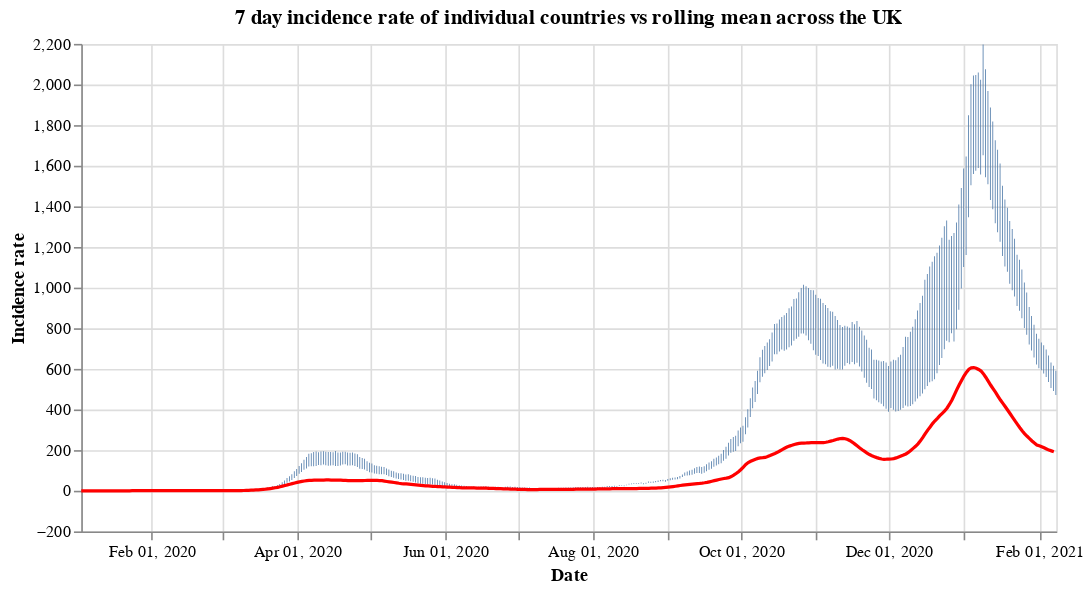

Notebook source saved alongside this figure:
### Code cell
#collapse
countries = uk_cases['areaName'].unique()
countries.sort()

selection = alt.selection_single(
    name='Select',
    fields=['areaName'],
    init={'areaName': 'Wales'},
    bind={'areaName': alt.binding_select(options=countries)}
)

# scatter plot, modify opacity based on selection
bars = alt.Chart(uk_cases).mark_bar().add_selection(
    selection
).encode(
    x=alt.X("yearmonthdate(date):T", axis=alt.Axis(title='Date')),
    y=alt.Y("weeklyCasesRate:Q", axis=alt.Axis(title='Incidence rate')),
    tooltip='weeklyCasesRate:Q',
    opacity=alt.condition(selection, alt.value(1), alt.value(0))
).properties(title=f'7 day incidence rate of individual countries vs rolling mean across the UK', width=600)

line = alt.Chart(overview_cases).mark_line(
    color='red',
    size=2,
).transform_window(
    rolling_mean='mean(weeklyCasesRate)',
    frame=[0, 7]
).encode(
    x='yearmonthdate(date):T',
    y='rolling_mean:Q'
)

alt.layer(bars, line)

### Figure 1 — Vega-Lite specification as saved in the notebook (floating-point values rounded to 4 significant figures; data arrays with more than 128 entries replaced by an {"elided": "..."} marker saying what was removed)
{"config": {"view": {"continuousWidth": 400, "continuousHeight": 300}}, "layer": [{"data": {"name": "data-045b01c13873dceab90d4da15d9f0a54"}, "mark": "bar", "encoding": {"opacity": {"condition": {"value": 1, "selection": "Select"}, "value": 0}, "tooltip": {"type": "quantitative", "field": "weeklyCasesRate"}, "x": {"type": "temporal", "axis": {"title": "Date"}, "field": "date", "timeUnit": "yearmonthdate"}, "y": {"type": "quantitative", "axis": {"title": "Incidence rate"}, "field": "weeklyCasesRate"}}, "selection": {"Select": {"type": "single", "fields": ["areaName"], "init": {"areaName": "Wales"}, "bind": {"areaName": {"input": "select", "options": ["England", "Northern Ireland", "Scotland", "Wales"]}}}}, "title": "7 day incidence rate of individual countries vs rolling mean across the UK", "width": 600}, {"data": {"name": "data-c05ce70fb32e077ef51cb1378bf58f50"}, "mark": {"type": "line", "color": "red", "size": 2}, "encoding": {"x": {"type": "temporal", "field": "date", "timeUnit": "yearmonthdate"}, "y": {"type": "quantitative", "field": "rolling_mean"}}, "transform": [{"window": [{"op": "mean", "field": "weeklyCasesRate", "as": "rolling_mean"}], "frame": [0, 7]}]}], "$schema": "https://vega.github.io/schema/vega-lite/v4.8.1.json", "datasets": {"data-045b01c13873dceab90d4da15d9f0a54": {"elided": "1608 records"}, "data-c05ce70fb32e077ef51cb1378bf58f50": {"elided": "402 records"}}}
